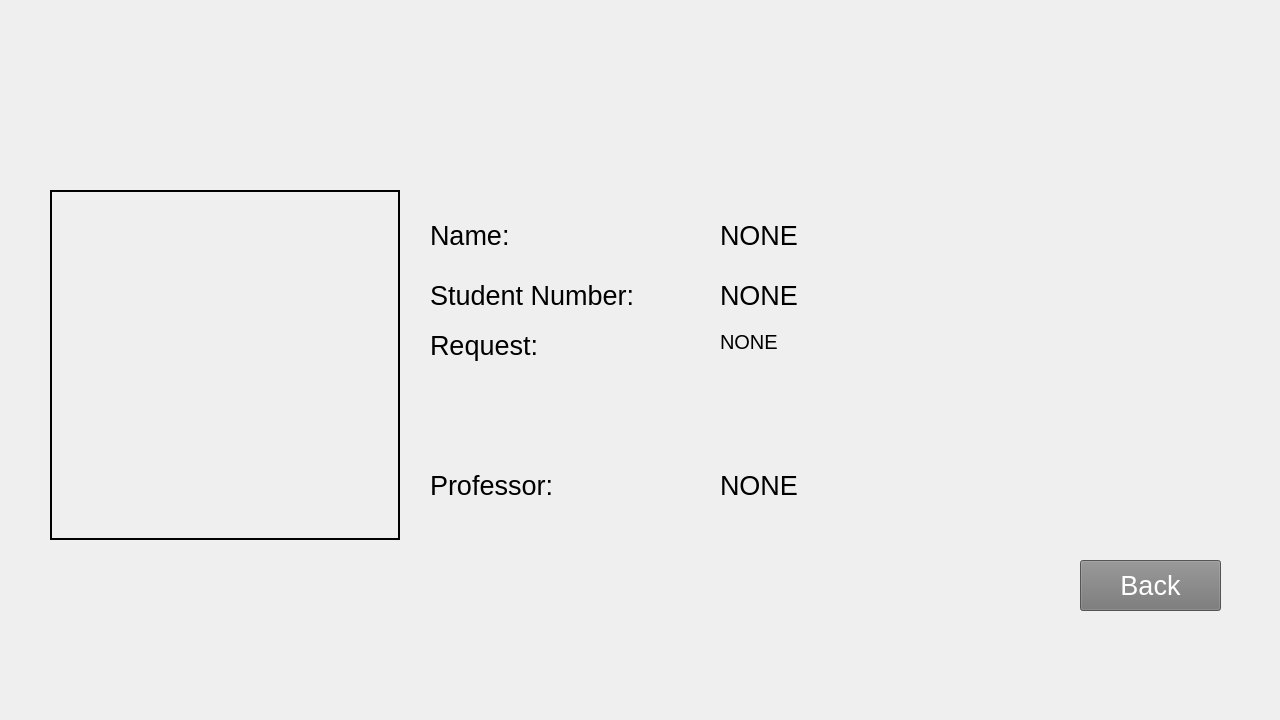
<?xml version="1.0" encoding="UTF-8"?>
<ui version="4.0">
 <class>MainWindow</class>
 <widget class="QMainWindow" name="MainWindow">
  <property name="geometry">
   <rect>
    <x>0</x>
    <y>0</y>
    <width>1280</width>
    <height>720</height>
   </rect>
  </property>
  <property name="font">
   <font>
    <pointsize>20</pointsize>
   </font>
  </property>
  <property name="windowTitle">
   <string>Faculty Managing System</string>
  </property>
  <property name="styleSheet">
   <string notr="true">font: 20pt &quot;MS Shell Dlg 2&quot;;</string>
  </property>
  <property name="documentMode">
   <bool>false</bool>
  </property>
  <widget class="QWidget" name="centralwidget">
   <widget class="QPushButton" name="pushButtonBack">
    <property name="geometry">
     <rect>
      <x>1080</x>
      <y>560</y>
      <width>141</width>
      <height>51</height>
     </rect>
    </property>
    <property name="font">
     <font>
      <pointsize>20</pointsize>
     </font>
    </property>
    <property name="styleSheet">
     <string notr="true">background-color: rgb(117, 117, 117);
color: rgb(255, 255, 255);</string>
    </property>
    <property name="text">
     <string>Back</string>
    </property>
   </widget>
   <widget class="QLabel" name="label">
    <property name="geometry">
     <rect>
      <x>430</x>
      <y>270</y>
      <width>251</width>
      <height>51</height>
     </rect>
    </property>
    <property name="text">
     <string>Student Number:</string>
    </property>
   </widget>
   <widget class="QLabel" name="label_2">
    <property name="geometry">
     <rect>
      <x>430</x>
      <y>210</y>
      <width>191</width>
      <height>51</height>
     </rect>
    </property>
    <property name="text">
     <string>Name:</string>
    </property>
   </widget>
   <widget class="QLabel" name="label_3">
    <property name="geometry">
     <rect>
      <x>430</x>
      <y>320</y>
      <width>191</width>
      <height>51</height>
     </rect>
    </property>
    <property name="text">
     <string>Request:</string>
    </property>
   </widget>
   <widget class="QLabel" name="label_4">
    <property name="geometry">
     <rect>
      <x>430</x>
      <y>460</y>
      <width>191</width>
      <height>51</height>
     </rect>
    </property>
    <property name="text">
     <string>Professor:</string>
    </property>
   </widget>
   <widget class="QLabel" name="labelName">
    <property name="geometry">
     <rect>
      <x>720</x>
      <y>210</y>
      <width>500</width>
      <height>51</height>
     </rect>
    </property>
    <property name="text">
     <string>NONE</string>
    </property>
   </widget>
   <widget class="QLabel" name="labelRequest">
    <property name="geometry">
     <rect>
      <x>720</x>
      <y>330</y>
      <width>500</width>
      <height>121</height>
     </rect>
    </property>
    <property name="font">
     <font>
      <family>MS Shell Dlg 2</family>
      <pointsize>15</pointsize>
      <weight>50</weight>
      <italic>false</italic>
      <bold>false</bold>
     </font>
    </property>
    <property name="styleSheet">
     <string notr="true">font: 15pt &quot;MS Shell Dlg 2&quot;;</string>
    </property>
    <property name="text">
     <string>NONE</string>
    </property>
    <property name="alignment">
     <set>Qt::AlignLeading|Qt::AlignLeft|Qt::AlignTop</set>
    </property>
    <property name="wordWrap">
     <bool>true</bool>
    </property>
   </widget>
   <widget class="QLabel" name="labelStudentNumber">
    <property name="geometry">
     <rect>
      <x>720</x>
      <y>270</y>
      <width>500</width>
      <height>51</height>
     </rect>
    </property>
    <property name="text">
     <string>NONE</string>
    </property>
   </widget>
   <widget class="QLabel" name="labelProfessor">
    <property name="geometry">
     <rect>
      <x>720</x>
      <y>460</y>
      <width>500</width>
      <height>51</height>
     </rect>
    </property>
    <property name="text">
     <string>NONE</string>
    </property>
   </widget>
   <widget class="QLabel" name="labelCamView">
    <property name="geometry">
     <rect>
      <x>50</x>
      <y>190</y>
      <width>350</width>
      <height>350</height>
     </rect>
    </property>
    <property name="frameShape">
     <enum>QFrame::WinPanel</enum>
    </property>
    <property name="text">
     <string/>
    </property>
   </widget>
   <widget class="QLabel" name="label_5">
    <property name="geometry">
     <rect>
      <x>0</x>
      <y>0</y>
      <width>1280</width>
      <height>720</height>
     </rect>
    </property>
    <property name="autoFillBackground">
     <bool>false</bool>
    </property>
    <property name="text">
     <string/>
    </property>
    <property name="pixmap">
     <pixmap>background.jpeg</pixmap>
    </property>
    <property name="scaledContents">
     <bool>true</bool>
    </property>
   </widget>
   <zorder>label_5</zorder>
   <zorder>pushButtonBack</zorder>
   <zorder>label</zorder>
   <zorder>label_2</zorder>
   <zorder>label_3</zorder>
   <zorder>label_4</zorder>
   <zorder>labelName</zorder>
   <zorder>labelRequest</zorder>
   <zorder>labelStudentNumber</zorder>
   <zorder>labelProfessor</zorder>
   <zorder>labelCamView</zorder>
  </widget>
 </widget>
 <tabstops>
  <tabstop>pushButtonBack</tabstop>
 </tabstops>
 <resources/>
 <connections/>
</ui>
